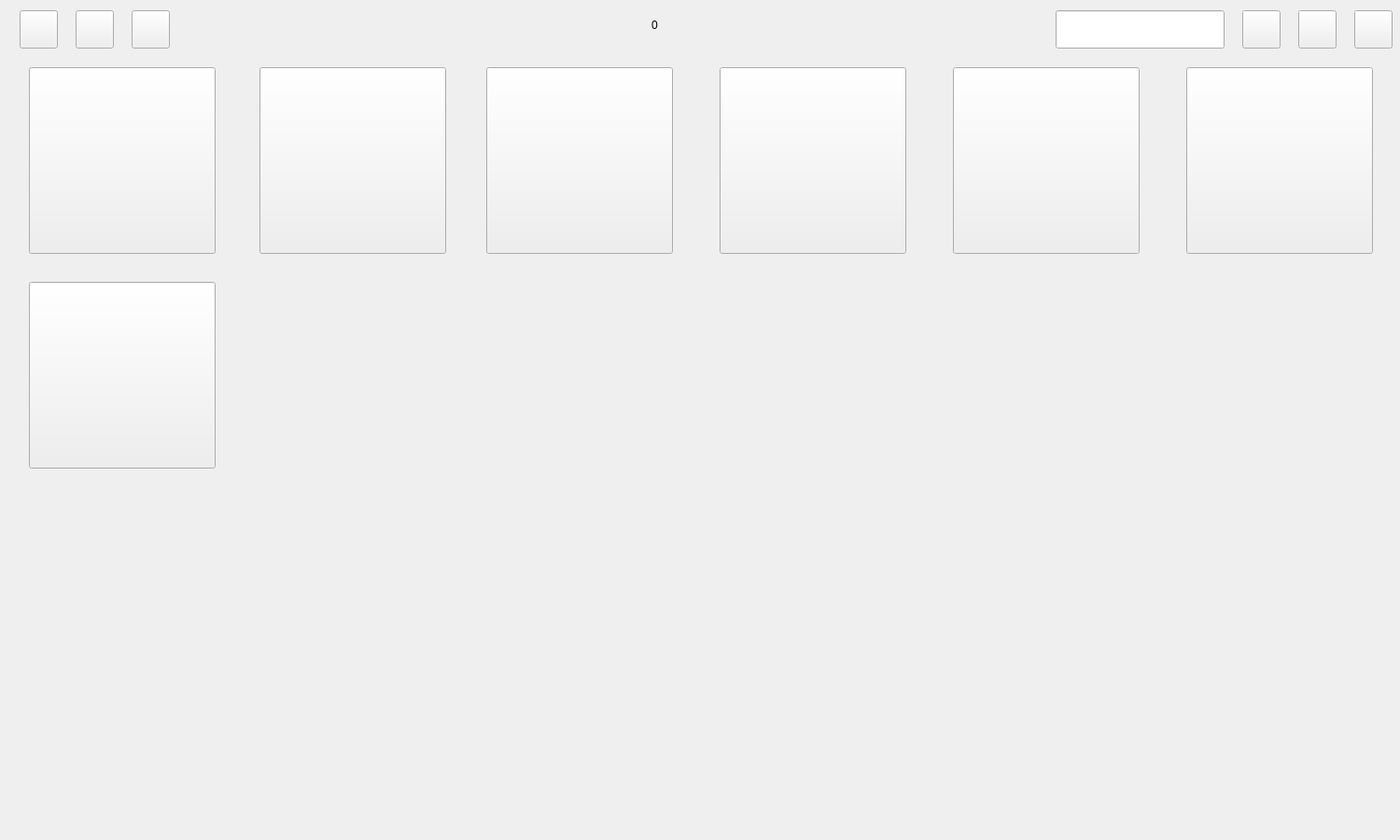
<?xml version="1.0" encoding="UTF-8"?>
<ui version="4.0">
 <class>UIDemo18</class>
 <widget class="QWidget" name="UIDemo18">
  <property name="geometry">
   <rect>
    <x>0</x>
    <y>0</y>
    <width>1500</width>
    <height>900</height>
   </rect>
  </property>
  <property name="sizePolicy">
   <sizepolicy hsizetype="Fixed" vsizetype="Fixed">
    <horstretch>0</horstretch>
    <verstretch>0</verstretch>
   </sizepolicy>
  </property>
  <property name="minimumSize">
   <size>
    <width>1500</width>
    <height>900</height>
   </size>
  </property>
  <property name="maximumSize">
   <size>
    <width>1500</width>
    <height>900</height>
   </size>
  </property>
  <property name="windowTitle">
   <string>Form</string>
  </property>
  <property name="windowIcon">
   <iconset resource="main.qrc">
    <normaloff>:/image/_displayLogo.png</normaloff>:/image/_displayLogo.png</iconset>
  </property>
  <layout class="QGridLayout" name="gridLayout_2">
   <item row="0" column="0">
    <widget class="QWidget" name="widgetMain" native="true">
     <property name="sizePolicy">
      <sizepolicy hsizetype="Fixed" vsizetype="Fixed">
       <horstretch>0</horstretch>
       <verstretch>0</verstretch>
      </sizepolicy>
     </property>
     <property name="minimumSize">
      <size>
       <width>1500</width>
       <height>900</height>
      </size>
     </property>
     <property name="maximumSize">
      <size>
       <width>1500</width>
       <height>900</height>
      </size>
     </property>
     <widget class="QWidget" name="widgetTop" native="true">
      <property name="geometry">
       <rect>
        <x>0</x>
        <y>0</y>
        <width>1500</width>
        <height>41</height>
       </rect>
      </property>
      <property name="sizePolicy">
       <sizepolicy hsizetype="Preferred" vsizetype="Fixed">
        <horstretch>0</horstretch>
        <verstretch>0</verstretch>
       </sizepolicy>
      </property>
      <property name="maximumSize">
       <size>
        <width>16777215</width>
        <height>45</height>
       </size>
      </property>
      <widget class="QPushButton" name="btnReturn">
       <property name="geometry">
        <rect>
         <x>10</x>
         <y>0</y>
         <width>41</width>
         <height>41</height>
        </rect>
       </property>
       <property name="sizePolicy">
        <sizepolicy hsizetype="Minimum" vsizetype="Expanding">
         <horstretch>0</horstretch>
         <verstretch>0</verstretch>
        </sizepolicy>
       </property>
       <property name="text">
        <string/>
       </property>
      </widget>
      <widget class="QPushButton" name="rili">
       <property name="geometry">
        <rect>
         <x>70</x>
         <y>0</y>
         <width>41</width>
         <height>41</height>
        </rect>
       </property>
       <property name="sizePolicy">
        <sizepolicy hsizetype="Minimum" vsizetype="Expanding">
         <horstretch>0</horstretch>
         <verstretch>0</verstretch>
        </sizepolicy>
       </property>
       <property name="text">
        <string/>
       </property>
      </widget>
      <widget class="QLabel" name="labTitle">
       <property name="geometry">
        <rect>
         <x>530</x>
         <y>0</y>
         <width>321</width>
         <height>31</height>
        </rect>
       </property>
       <property name="sizePolicy">
        <sizepolicy hsizetype="Expanding" vsizetype="Preferred">
         <horstretch>0</horstretch>
         <verstretch>0</verstretch>
        </sizepolicy>
       </property>
       <property name="text">
        <string>0</string>
       </property>
       <property name="alignment">
        <set>Qt::AlignCenter</set>
       </property>
      </widget>
      <widget class="QPushButton" name="help">
       <property name="geometry">
        <rect>
         <x>1320</x>
         <y>0</y>
         <width>41</width>
         <height>41</height>
        </rect>
       </property>
       <property name="sizePolicy">
        <sizepolicy hsizetype="Minimum" vsizetype="Expanding">
         <horstretch>0</horstretch>
         <verstretch>0</verstretch>
        </sizepolicy>
       </property>
       <property name="text">
        <string/>
       </property>
       <property name="checkable">
        <bool>false</bool>
       </property>
      </widget>
      <widget class="QPushButton" name="btnMsg">
       <property name="geometry">
        <rect>
         <x>1380</x>
         <y>0</y>
         <width>41</width>
         <height>41</height>
        </rect>
       </property>
       <property name="sizePolicy">
        <sizepolicy hsizetype="Minimum" vsizetype="Expanding">
         <horstretch>0</horstretch>
         <verstretch>0</verstretch>
        </sizepolicy>
       </property>
       <property name="text">
        <string/>
       </property>
       <property name="checkable">
        <bool>false</bool>
       </property>
      </widget>
      <widget class="QPushButton" name="btnQuit">
       <property name="geometry">
        <rect>
         <x>1440</x>
         <y>0</y>
         <width>41</width>
         <height>41</height>
        </rect>
       </property>
       <property name="sizePolicy">
        <sizepolicy hsizetype="Minimum" vsizetype="Expanding">
         <horstretch>0</horstretch>
         <verstretch>0</verstretch>
        </sizepolicy>
       </property>
       <property name="text">
        <string/>
       </property>
       <property name="checkable">
        <bool>false</bool>
       </property>
      </widget>
      <widget class="QPushButton" name="whether">
       <property name="geometry">
        <rect>
         <x>130</x>
         <y>0</y>
         <width>41</width>
         <height>41</height>
        </rect>
       </property>
       <property name="sizePolicy">
        <sizepolicy hsizetype="Minimum" vsizetype="Expanding">
         <horstretch>0</horstretch>
         <verstretch>0</verstretch>
        </sizepolicy>
       </property>
       <property name="text">
        <string/>
       </property>
      </widget>
      <widget class="QLineEdit" name="lineEdit">
       <property name="geometry">
        <rect>
         <x>1120</x>
         <y>0</y>
         <width>181</width>
         <height>41</height>
        </rect>
       </property>
      </widget>
     </widget>
     <widget class="QStackedWidget" name="stackedWidget">
      <property name="enabled">
       <bool>true</bool>
      </property>
      <property name="geometry">
       <rect>
        <x>0</x>
        <y>41</y>
        <width>1500</width>
        <height>900</height>
       </rect>
      </property>
      <property name="sizePolicy">
       <sizepolicy hsizetype="Fixed" vsizetype="Fixed">
        <horstretch>0</horstretch>
        <verstretch>0</verstretch>
       </sizepolicy>
      </property>
      <property name="minimumSize">
       <size>
        <width>1500</width>
        <height>900</height>
       </size>
      </property>
      <property name="maximumSize">
       <size>
        <width>1500</width>
        <height>850</height>
       </size>
      </property>
      <property name="currentIndex">
       <number>0</number>
      </property>
      <widget class="QWidget" name="page">
       <widget class="QToolButton" name="btn_Product">
        <property name="geometry">
         <rect>
          <x>20</x>
          <y>20</y>
          <width>200</width>
          <height>200</height>
         </rect>
        </property>
        <property name="sizePolicy">
         <sizepolicy hsizetype="Fixed" vsizetype="Fixed">
          <horstretch>0</horstretch>
          <verstretch>0</verstretch>
         </sizepolicy>
        </property>
        <property name="maximumSize">
         <size>
          <width>440</width>
          <height>400</height>
         </size>
        </property>
        <property name="styleSheet">
         <string notr="true"/>
        </property>
        <property name="text">
         <string/>
        </property>
        <property name="checkable">
         <bool>false</bool>
        </property>
        <property name="checked">
         <bool>false</bool>
        </property>
        <property name="autoRepeat">
         <bool>false</bool>
        </property>
        <property name="autoExclusive">
         <bool>false</bool>
        </property>
        <property name="toolButtonStyle">
         <enum>Qt::ToolButtonTextUnderIcon</enum>
        </property>
       </widget>
       <widget class="QToolButton" name="btn_Map">
        <property name="geometry">
         <rect>
          <x>760</x>
          <y>20</y>
          <width>200</width>
          <height>200</height>
         </rect>
        </property>
        <property name="sizePolicy">
         <sizepolicy hsizetype="Fixed" vsizetype="Fixed">
          <horstretch>0</horstretch>
          <verstretch>0</verstretch>
         </sizepolicy>
        </property>
        <property name="maximumSize">
         <size>
          <width>440</width>
          <height>400</height>
         </size>
        </property>
        <property name="styleSheet">
         <string notr="true"/>
        </property>
        <property name="text">
         <string/>
        </property>
        <property name="toolButtonStyle">
         <enum>Qt::ToolButtonTextUnderIcon</enum>
        </property>
       </widget>
       <widget class="QToolButton" name="btn_Settings">
        <property name="geometry">
         <rect>
          <x>1260</x>
          <y>20</y>
          <width>200</width>
          <height>200</height>
         </rect>
        </property>
        <property name="sizePolicy">
         <sizepolicy hsizetype="Fixed" vsizetype="Fixed">
          <horstretch>0</horstretch>
          <verstretch>0</verstretch>
         </sizepolicy>
        </property>
        <property name="maximumSize">
         <size>
          <width>440</width>
          <height>400</height>
         </size>
        </property>
        <property name="styleSheet">
         <string notr="true"/>
        </property>
        <property name="text">
         <string/>
        </property>
        <property name="toolButtonStyle">
         <enum>Qt::ToolButtonTextUnderIcon</enum>
        </property>
       </widget>
       <widget class="QToolButton" name="btn_Research">
        <property name="geometry">
         <rect>
          <x>510</x>
          <y>20</y>
          <width>200</width>
          <height>200</height>
         </rect>
        </property>
        <property name="sizePolicy">
         <sizepolicy hsizetype="Fixed" vsizetype="Fixed">
          <horstretch>0</horstretch>
          <verstretch>0</verstretch>
         </sizepolicy>
        </property>
        <property name="maximumSize">
         <size>
          <width>440</width>
          <height>400</height>
         </size>
        </property>
        <property name="styleSheet">
         <string notr="true"/>
        </property>
        <property name="text">
         <string/>
        </property>
        <property name="toolButtonStyle">
         <enum>Qt::ToolButtonTextUnderIcon</enum>
        </property>
       </widget>
       <widget class="QToolButton" name="btn_Info">
        <property name="geometry">
         <rect>
          <x>267</x>
          <y>20</y>
          <width>200</width>
          <height>200</height>
         </rect>
        </property>
        <property name="sizePolicy">
         <sizepolicy hsizetype="Fixed" vsizetype="Fixed">
          <horstretch>0</horstretch>
          <verstretch>0</verstretch>
         </sizepolicy>
        </property>
        <property name="maximumSize">
         <size>
          <width>440</width>
          <height>400</height>
         </size>
        </property>
        <property name="styleSheet">
         <string notr="true"/>
        </property>
        <property name="text">
         <string/>
        </property>
        <property name="checkable">
         <bool>false</bool>
        </property>
        <property name="toolButtonStyle">
         <enum>Qt::ToolButtonTextUnderIcon</enum>
        </property>
       </widget>
       <widget class="QToolButton" name="btn_Analysis">
        <property name="geometry">
         <rect>
          <x>1010</x>
          <y>20</y>
          <width>200</width>
          <height>200</height>
         </rect>
        </property>
        <property name="sizePolicy">
         <sizepolicy hsizetype="Fixed" vsizetype="Fixed">
          <horstretch>0</horstretch>
          <verstretch>0</verstretch>
         </sizepolicy>
        </property>
        <property name="maximumSize">
         <size>
          <width>440</width>
          <height>400</height>
         </size>
        </property>
        <property name="styleSheet">
         <string notr="true"/>
        </property>
        <property name="text">
         <string/>
        </property>
        <property name="toolButtonStyle">
         <enum>Qt::ToolButtonTextUnderIcon</enum>
        </property>
       </widget>
       <widget class="QToolButton" name="btn_QGIS">
        <property name="geometry">
         <rect>
          <x>20</x>
          <y>250</y>
          <width>200</width>
          <height>200</height>
         </rect>
        </property>
        <property name="sizePolicy">
         <sizepolicy hsizetype="Fixed" vsizetype="Fixed">
          <horstretch>0</horstretch>
          <verstretch>0</verstretch>
         </sizepolicy>
        </property>
        <property name="maximumSize">
         <size>
          <width>440</width>
          <height>400</height>
         </size>
        </property>
        <property name="styleSheet">
         <string notr="true"/>
        </property>
        <property name="text">
         <string/>
        </property>
        <property name="checkable">
         <bool>false</bool>
        </property>
        <property name="checked">
         <bool>false</bool>
        </property>
        <property name="autoRepeat">
         <bool>false</bool>
        </property>
        <property name="autoExclusive">
         <bool>false</bool>
        </property>
        <property name="toolButtonStyle">
         <enum>Qt::ToolButtonTextUnderIcon</enum>
        </property>
       </widget>
      </widget>
      <widget class="QWidget" name="page2">
       <widget class="QLabel" name="label_6">
        <property name="geometry">
         <rect>
          <x>580</x>
          <y>280</y>
          <width>401</width>
          <height>191</height>
         </rect>
        </property>
        <property name="font">
         <font>
          <pointsize>26</pointsize>
         </font>
        </property>
        <property name="text">
         <string/>
        </property>
       </widget>
      </widget>
      <widget class="QWidget" name="page3">
       <widget class="QLabel" name="label_5">
        <property name="geometry">
         <rect>
          <x>600</x>
          <y>-50</y>
          <width>401</width>
          <height>191</height>
         </rect>
        </property>
        <property name="font">
         <font>
          <pointsize>26</pointsize>
         </font>
        </property>
        <property name="text">
         <string>档案记录</string>
        </property>
       </widget>
       <widget class="QPushButton" name="btn_AddFlower">
        <property name="geometry">
         <rect>
          <x>540</x>
          <y>750</y>
          <width>100</width>
          <height>50</height>
         </rect>
        </property>
        <property name="sizePolicy">
         <sizepolicy hsizetype="Fixed" vsizetype="Fixed">
          <horstretch>0</horstretch>
          <verstretch>0</verstretch>
         </sizepolicy>
        </property>
        <property name="minimumSize">
         <size>
          <width>100</width>
          <height>50</height>
         </size>
        </property>
        <property name="maximumSize">
         <size>
          <width>100</width>
          <height>50</height>
         </size>
        </property>
        <property name="styleSheet">
         <string notr="true">background-color: rgb(225, 225, 225);border:1px groove gray;border-radius:4px;font: 20 14pt &quot;楷体&quot;;padding:1px 4px;border-style: outset;color: rgb(0, 0, 0);}
QPushButton:pressed{background-color:#ff855c;border-style: inset;</string>
        </property>
        <property name="text">
         <string>添加</string>
        </property>
       </widget>
       <widget class="QLabel" name="label_19">
        <property name="geometry">
         <rect>
          <x>270</x>
          <y>650</y>
          <width>101</width>
          <height>31</height>
         </rect>
        </property>
        <property name="font">
         <font>
          <pointsize>20</pointsize>
         </font>
        </property>
        <property name="text">
         <string>位置4：</string>
        </property>
       </widget>
       <widget class="QLabel" name="label_20">
        <property name="geometry">
         <rect>
          <x>740</x>
          <y>650</y>
          <width>100</width>
          <height>31</height>
         </rect>
        </property>
        <property name="font">
         <font>
          <pointsize>20</pointsize>
         </font>
        </property>
        <property name="text">
         <string>备注：</string>
        </property>
       </widget>
       <widget class="QLabel" name="label_11">
        <property name="geometry">
         <rect>
          <x>740</x>
          <y>394</y>
          <width>151</width>
          <height>31</height>
         </rect>
        </property>
        <property name="font">
         <font>
          <pointsize>20</pointsize>
         </font>
        </property>
        <property name="text">
         <string>联系电话：</string>
        </property>
       </widget>
       <widget class="QLineEdit" name="lineEdit_ContactPerson">
        <property name="geometry">
         <rect>
          <x>910</x>
          <y>300</y>
          <width>160</width>
          <height>40</height>
         </rect>
        </property>
        <property name="sizePolicy">
         <sizepolicy hsizetype="Fixed" vsizetype="Fixed">
          <horstretch>0</horstretch>
          <verstretch>0</verstretch>
         </sizepolicy>
        </property>
        <property name="minimumSize">
         <size>
          <width>160</width>
          <height>40</height>
         </size>
        </property>
        <property name="maximumSize">
         <size>
          <width>160</width>
          <height>40</height>
         </size>
        </property>
        <property name="styleSheet">
         <string notr="true">color: #000000;</string>
        </property>
       </widget>
       <widget class="QLineEdit" name="lineEdit_Farming">
        <property name="geometry">
         <rect>
          <x>410</x>
          <y>210</y>
          <width>160</width>
          <height>40</height>
         </rect>
        </property>
        <property name="sizePolicy">
         <sizepolicy hsizetype="Fixed" vsizetype="Fixed">
          <horstretch>0</horstretch>
          <verstretch>0</verstretch>
         </sizepolicy>
        </property>
        <property name="minimumSize">
         <size>
          <width>160</width>
          <height>40</height>
         </size>
        </property>
        <property name="maximumSize">
         <size>
          <width>150</width>
          <height>25</height>
         </size>
        </property>
        <property name="styleSheet">
         <string notr="true">color: #000000;</string>
        </property>
       </widget>
       <widget class="QLineEdit" name="lineEdit_Cost">
        <property name="geometry">
         <rect>
          <x>910</x>
          <y>560</y>
          <width>160</width>
          <height>40</height>
         </rect>
        </property>
        <property name="sizePolicy">
         <sizepolicy hsizetype="Fixed" vsizetype="Fixed">
          <horstretch>0</horstretch>
          <verstretch>0</verstretch>
         </sizepolicy>
        </property>
        <property name="minimumSize">
         <size>
          <width>160</width>
          <height>40</height>
         </size>
        </property>
        <property name="maximumSize">
         <size>
          <width>160</width>
          <height>40</height>
         </size>
        </property>
        <property name="styleSheet">
         <string notr="true">color: #000000;</string>
        </property>
       </widget>
       <widget class="QLineEdit" name="lineEdit_Remark">
        <property name="geometry">
         <rect>
          <x>910</x>
          <y>646</y>
          <width>160</width>
          <height>40</height>
         </rect>
        </property>
        <property name="sizePolicy">
         <sizepolicy hsizetype="Fixed" vsizetype="Fixed">
          <horstretch>0</horstretch>
          <verstretch>0</verstretch>
         </sizepolicy>
        </property>
        <property name="minimumSize">
         <size>
          <width>160</width>
          <height>40</height>
         </size>
        </property>
        <property name="maximumSize">
         <size>
          <width>160</width>
          <height>40</height>
         </size>
        </property>
        <property name="styleSheet">
         <string notr="true">color: #000000;</string>
        </property>
       </widget>
       <widget class="QLabel" name="label_13">
        <property name="geometry">
         <rect>
          <x>740</x>
          <y>564</y>
          <width>151</width>
          <height>31</height>
         </rect>
        </property>
        <property name="font">
         <font>
          <pointsize>20</pointsize>
         </font>
        </property>
        <property name="text">
         <string>单株成本：</string>
        </property>
       </widget>
       <widget class="QLineEdit" name="lineEdit_Location2">
        <property name="geometry">
         <rect>
          <x>410</x>
          <y>480</y>
          <width>160</width>
          <height>40</height>
         </rect>
        </property>
        <property name="sizePolicy">
         <sizepolicy hsizetype="Fixed" vsizetype="Fixed">
          <horstretch>0</horstretch>
          <verstretch>0</verstretch>
         </sizepolicy>
        </property>
        <property name="minimumSize">
         <size>
          <width>160</width>
          <height>40</height>
         </size>
        </property>
        <property name="maximumSize">
         <size>
          <width>150</width>
          <height>25</height>
         </size>
        </property>
        <property name="styleSheet">
         <string notr="true">color: #000000;</string>
        </property>
       </widget>
       <widget class="QLineEdit" name="lineEdit_Nongzi">
        <property name="geometry">
         <rect>
          <x>410</x>
          <y>300</y>
          <width>160</width>
          <height>40</height>
         </rect>
        </property>
        <property name="sizePolicy">
         <sizepolicy hsizetype="Fixed" vsizetype="Fixed">
          <horstretch>0</horstretch>
          <verstretch>0</verstretch>
         </sizepolicy>
        </property>
        <property name="minimumSize">
         <size>
          <width>160</width>
          <height>40</height>
         </size>
        </property>
        <property name="maximumSize">
         <size>
          <width>160</width>
          <height>40</height>
         </size>
        </property>
        <property name="styleSheet">
         <string notr="true">color: #000000;</string>
        </property>
       </widget>
       <widget class="QLabel" name="label_16">
        <property name="geometry">
         <rect>
          <x>270</x>
          <y>304</y>
          <width>100</width>
          <height>31</height>
         </rect>
        </property>
        <property name="font">
         <font>
          <pointsize>20</pointsize>
         </font>
        </property>
        <property name="text">
         <string>农资：</string>
        </property>
       </widget>
       <widget class="QLineEdit" name="lineEdit_Quantity">
        <property name="geometry">
         <rect>
          <x>910</x>
          <y>480</y>
          <width>160</width>
          <height>40</height>
         </rect>
        </property>
        <property name="sizePolicy">
         <sizepolicy hsizetype="Fixed" vsizetype="Fixed">
          <horstretch>0</horstretch>
          <verstretch>0</verstretch>
         </sizepolicy>
        </property>
        <property name="minimumSize">
         <size>
          <width>160</width>
          <height>40</height>
         </size>
        </property>
        <property name="maximumSize">
         <size>
          <width>150</width>
          <height>25</height>
         </size>
        </property>
        <property name="styleSheet">
         <string notr="true">color: #000000;</string>
        </property>
       </widget>
       <widget class="QLabel" name="label_18">
        <property name="geometry">
         <rect>
          <x>270</x>
          <y>214</y>
          <width>100</width>
          <height>31</height>
         </rect>
        </property>
        <property name="font">
         <font>
          <pointsize>20</pointsize>
         </font>
        </property>
        <property name="text">
         <string>农事：</string>
        </property>
       </widget>
       <widget class="QLabel" name="label_10">
        <property name="geometry">
         <rect>
          <x>740</x>
          <y>304</y>
          <width>121</width>
          <height>31</height>
         </rect>
        </property>
        <property name="font">
         <font>
          <pointsize>20</pointsize>
         </font>
        </property>
        <property name="text">
         <string>联系人：</string>
        </property>
       </widget>
       <widget class="QLineEdit" name="lineEdit_Company">
        <property name="geometry">
         <rect>
          <x>910</x>
          <y>210</y>
          <width>160</width>
          <height>40</height>
         </rect>
        </property>
        <property name="sizePolicy">
         <sizepolicy hsizetype="Fixed" vsizetype="Fixed">
          <horstretch>0</horstretch>
          <verstretch>0</verstretch>
         </sizepolicy>
        </property>
        <property name="minimumSize">
         <size>
          <width>160</width>
          <height>40</height>
         </size>
        </property>
        <property name="maximumSize">
         <size>
          <width>150</width>
          <height>25</height>
         </size>
        </property>
        <property name="styleSheet">
         <string notr="true">color: #000000;</string>
        </property>
       </widget>
       <widget class="QDateEdit" name="dateEdit">
        <property name="geometry">
         <rect>
          <x>910</x>
          <y>120</y>
          <width>160</width>
          <height>40</height>
         </rect>
        </property>
        <property name="sizePolicy">
         <sizepolicy hsizetype="Fixed" vsizetype="Fixed">
          <horstretch>0</horstretch>
          <verstretch>0</verstretch>
         </sizepolicy>
        </property>
        <property name="minimumSize">
         <size>
          <width>160</width>
          <height>40</height>
         </size>
        </property>
        <property name="maximumSize">
         <size>
          <width>160</width>
          <height>40</height>
         </size>
        </property>
        <property name="styleSheet">
         <string notr="true">color: #000000;
</string>
        </property>
        <property name="date">
         <date>
          <year>2021</year>
          <month>4</month>
          <day>26</day>
         </date>
        </property>
       </widget>
       <widget class="QLineEdit" name="lineEdit_ContactNum">
        <property name="geometry">
         <rect>
          <x>910</x>
          <y>390</y>
          <width>160</width>
          <height>40</height>
         </rect>
        </property>
        <property name="sizePolicy">
         <sizepolicy hsizetype="Fixed" vsizetype="Fixed">
          <horstretch>0</horstretch>
          <verstretch>0</verstretch>
         </sizepolicy>
        </property>
        <property name="minimumSize">
         <size>
          <width>160</width>
          <height>40</height>
         </size>
        </property>
        <property name="maximumSize">
         <size>
          <width>150</width>
          <height>40</height>
         </size>
        </property>
        <property name="styleSheet">
         <string notr="true">color: #000000;</string>
        </property>
       </widget>
       <widget class="QLabel" name="label_9">
        <property name="geometry">
         <rect>
          <x>740</x>
          <y>214</y>
          <width>151</width>
          <height>31</height>
         </rect>
        </property>
        <property name="font">
         <font>
          <pointsize>20</pointsize>
         </font>
        </property>
        <property name="text">
         <string>种植单位：</string>
        </property>
       </widget>
       <widget class="QLineEdit" name="lineEdit_Location1">
        <property name="geometry">
         <rect>
          <x>410</x>
          <y>390</y>
          <width>160</width>
          <height>40</height>
         </rect>
        </property>
        <property name="sizePolicy">
         <sizepolicy hsizetype="Fixed" vsizetype="Fixed">
          <horstretch>0</horstretch>
          <verstretch>0</verstretch>
         </sizepolicy>
        </property>
        <property name="minimumSize">
         <size>
          <width>160</width>
          <height>40</height>
         </size>
        </property>
        <property name="maximumSize">
         <size>
          <width>160</width>
          <height>40</height>
         </size>
        </property>
        <property name="styleSheet">
         <string notr="true">color: #000000;</string>
        </property>
       </widget>
       <widget class="QLabel" name="label_17">
        <property name="geometry">
         <rect>
          <x>270</x>
          <y>564</y>
          <width>100</width>
          <height>31</height>
         </rect>
        </property>
        <property name="font">
         <font>
          <pointsize>20</pointsize>
         </font>
        </property>
        <property name="text">
         <string>位置3：</string>
        </property>
       </widget>
       <widget class="QComboBox" name="comboBox">
        <property name="geometry">
         <rect>
          <x>410</x>
          <y>120</y>
          <width>160</width>
          <height>40</height>
         </rect>
        </property>
        <property name="sizePolicy">
         <sizepolicy hsizetype="Fixed" vsizetype="Fixed">
          <horstretch>0</horstretch>
          <verstretch>0</verstretch>
         </sizepolicy>
        </property>
        <property name="minimumSize">
         <size>
          <width>160</width>
          <height>40</height>
         </size>
        </property>
        <property name="maximumSize">
         <size>
          <width>160</width>
          <height>40</height>
         </size>
        </property>
        <property name="styleSheet">
         <string notr="true">color: #000000;</string>
        </property>
       </widget>
       <widget class="QLabel" name="label_15">
        <property name="geometry">
         <rect>
          <x>270</x>
          <y>394</y>
          <width>101</width>
          <height>31</height>
         </rect>
        </property>
        <property name="font">
         <font>
          <pointsize>20</pointsize>
         </font>
        </property>
        <property name="text">
         <string>位置1：</string>
        </property>
       </widget>
       <widget class="QLabel" name="label_14">
        <property name="geometry">
         <rect>
          <x>270</x>
          <y>484</y>
          <width>100</width>
          <height>31</height>
         </rect>
        </property>
        <property name="font">
         <font>
          <pointsize>20</pointsize>
         </font>
        </property>
        <property name="text">
         <string>位置2：</string>
        </property>
       </widget>
       <widget class="QLineEdit" name="lineEdit_Location4">
        <property name="geometry">
         <rect>
          <x>410</x>
          <y>646</y>
          <width>160</width>
          <height>40</height>
         </rect>
        </property>
        <property name="sizePolicy">
         <sizepolicy hsizetype="Fixed" vsizetype="Fixed">
          <horstretch>0</horstretch>
          <verstretch>0</verstretch>
         </sizepolicy>
        </property>
        <property name="minimumSize">
         <size>
          <width>160</width>
          <height>40</height>
         </size>
        </property>
        <property name="maximumSize">
         <size>
          <width>160</width>
          <height>40</height>
         </size>
        </property>
        <property name="styleSheet">
         <string notr="true">color: #000000;</string>
        </property>
       </widget>
       <widget class="QLabel" name="label_8">
        <property name="geometry">
         <rect>
          <x>740</x>
          <y>124</y>
          <width>151</width>
          <height>31</height>
         </rect>
        </property>
        <property name="font">
         <font>
          <pointsize>20</pointsize>
         </font>
        </property>
        <property name="text">
         <string>种植日期：</string>
        </property>
       </widget>
       <widget class="QLabel" name="label_12">
        <property name="geometry">
         <rect>
          <x>740</x>
          <y>484</y>
          <width>100</width>
          <height>31</height>
         </rect>
        </property>
        <property name="font">
         <font>
          <pointsize>20</pointsize>
         </font>
        </property>
        <property name="text">
         <string>数量：</string>
        </property>
       </widget>
       <widget class="QLabel" name="label_7">
        <property name="geometry">
         <rect>
          <x>270</x>
          <y>124</y>
          <width>100</width>
          <height>31</height>
         </rect>
        </property>
        <property name="font">
         <font>
          <pointsize>20</pointsize>
         </font>
        </property>
        <property name="text">
         <string>花种：</string>
        </property>
       </widget>
       <widget class="QLineEdit" name="lineEdit_Location3">
        <property name="geometry">
         <rect>
          <x>410</x>
          <y>560</y>
          <width>160</width>
          <height>40</height>
         </rect>
        </property>
        <property name="sizePolicy">
         <sizepolicy hsizetype="Fixed" vsizetype="Fixed">
          <horstretch>0</horstretch>
          <verstretch>0</verstretch>
         </sizepolicy>
        </property>
        <property name="minimumSize">
         <size>
          <width>160</width>
          <height>40</height>
         </size>
        </property>
        <property name="maximumSize">
         <size>
          <width>160</width>
          <height>40</height>
         </size>
        </property>
        <property name="styleSheet">
         <string notr="true">color: #000000;</string>
        </property>
       </widget>
       <widget class="QPushButton" name="btn_cleartext">
        <property name="geometry">
         <rect>
          <x>760</x>
          <y>750</y>
          <width>100</width>
          <height>50</height>
         </rect>
        </property>
        <property name="sizePolicy">
         <sizepolicy hsizetype="Fixed" vsizetype="Fixed">
          <horstretch>0</horstretch>
          <verstretch>0</verstretch>
         </sizepolicy>
        </property>
        <property name="minimumSize">
         <size>
          <width>100</width>
          <height>50</height>
         </size>
        </property>
        <property name="maximumSize">
         <size>
          <width>100</width>
          <height>50</height>
         </size>
        </property>
        <property name="styleSheet">
         <string notr="true">background-color: rgb(225, 225, 225);border:1px groove gray;border-radius:4px;font: 20 14pt &quot;楷体&quot;;padding:1px 4px;border-style: outset;color: rgb(0, 0, 0);}
QPushButton:pressed{background-color:#ff855c;border-style: inset;</string>
        </property>
        <property name="text">
         <string>清空</string>
        </property>
       </widget>
      </widget>
      <widget class="QWidget" name="page4">
       <widget class="QLabel" name="label_4">
        <property name="geometry">
         <rect>
          <x>600</x>
          <y>260</y>
          <width>401</width>
          <height>191</height>
         </rect>
        </property>
        <property name="font">
         <font>
          <pointsize>26</pointsize>
         </font>
        </property>
        <property name="text">
         <string/>
        </property>
       </widget>
      </widget>
      <widget class="QWidget" name="page5">
       <widget class="QLabel" name="label_3">
        <property name="geometry">
         <rect>
          <x>570</x>
          <y>260</y>
          <width>401</width>
          <height>191</height>
         </rect>
        </property>
        <property name="font">
         <font>
          <pointsize>26</pointsize>
         </font>
        </property>
        <property name="text">
         <string/>
        </property>
       </widget>
      </widget>
      <widget class="QWidget" name="page6">
       <widget class="QLabel" name="label_2">
        <property name="geometry">
         <rect>
          <x>560</x>
          <y>280</y>
          <width>401</width>
          <height>191</height>
         </rect>
        </property>
        <property name="font">
         <font>
          <pointsize>26</pointsize>
         </font>
        </property>
        <property name="text">
         <string/>
        </property>
       </widget>
      </widget>
      <widget class="QWidget" name="page7">
       <widget class="QLabel" name="label">
        <property name="geometry">
         <rect>
          <x>670</x>
          <y>20</y>
          <width>351</width>
          <height>161</height>
         </rect>
        </property>
        <property name="font">
         <font>
          <pointsize>28</pointsize>
         </font>
        </property>
        <property name="text">
         <string>系统设置</string>
        </property>
       </widget>
       <widget class="QPushButton" name="btn_AddAcount">
        <property name="geometry">
         <rect>
          <x>670</x>
          <y>330</y>
          <width>201</width>
          <height>71</height>
         </rect>
        </property>
        <property name="font">
         <font>
          <pointsize>17</pointsize>
         </font>
        </property>
        <property name="styleSheet">
         <string notr="true">background:rgb(21, 112, 165)
</string>
        </property>
        <property name="text">
         <string>添加账户</string>
        </property>
       </widget>
       <widget class="QLabel" name="label_21">
        <property name="geometry">
         <rect>
          <x>740</x>
          <y>580</y>
          <width>81</width>
          <height>111</height>
         </rect>
        </property>
        <property name="font">
         <font>
          <family>Agency FB</family>
          <pointsize>26</pointsize>
          <weight>50</weight>
          <italic>false</italic>
          <bold>false</bold>
         </font>
        </property>
        <property name="styleSheet">
         <string notr="true">font: 26pt &quot;Agency FB&quot;;
color: white;
</string>
        </property>
        <property name="text">
         <string>SCSE</string>
        </property>
       </widget>
       <widget class="QLineEdit" name="lineEdit_ip">
        <property name="geometry">
         <rect>
          <x>900</x>
          <y>410</y>
          <width>171</width>
          <height>61</height>
         </rect>
        </property>
        <property name="styleSheet">
         <string notr="true">background-color: rgb(144, 144, 144);</string>
        </property>
       </widget>
       <widget class="QPushButton" name="pushButton">
        <property name="geometry">
         <rect>
          <x>670</x>
          <y>410</y>
          <width>201</width>
          <height>61</height>
         </rect>
        </property>
        <property name="styleSheet">
         <string notr="true">background:rgb(21, 112, 165);
font: 15pt &quot;Agency FB&quot;;</string>
        </property>
        <property name="text">
         <string>设置文件传输IP</string>
        </property>
       </widget>
       <widget class="QPushButton" name="pushButton_map">
        <property name="geometry">
         <rect>
          <x>670</x>
          <y>490</y>
          <width>201</width>
          <height>61</height>
         </rect>
        </property>
        <property name="styleSheet">
         <string notr="true">background:rgb(21, 112, 165);
font: 15pt &quot;Agency FB&quot;;</string>
        </property>
        <property name="text">
         <string>设置地理管理路径</string>
        </property>
       </widget>
       <widget class="QLineEdit" name="lineEdit_mapurl">
        <property name="geometry">
         <rect>
          <x>900</x>
          <y>490</y>
          <width>391</width>
          <height>61</height>
         </rect>
        </property>
        <property name="styleSheet">
         <string notr="true">background-color: rgb(144, 144, 144);</string>
        </property>
       </widget>
      </widget>
     </widget>
    </widget>
   </item>
  </layout>
 </widget>
 <resources>
  <include location="main.qrc"/>
 </resources>
 <connections/>
</ui>
